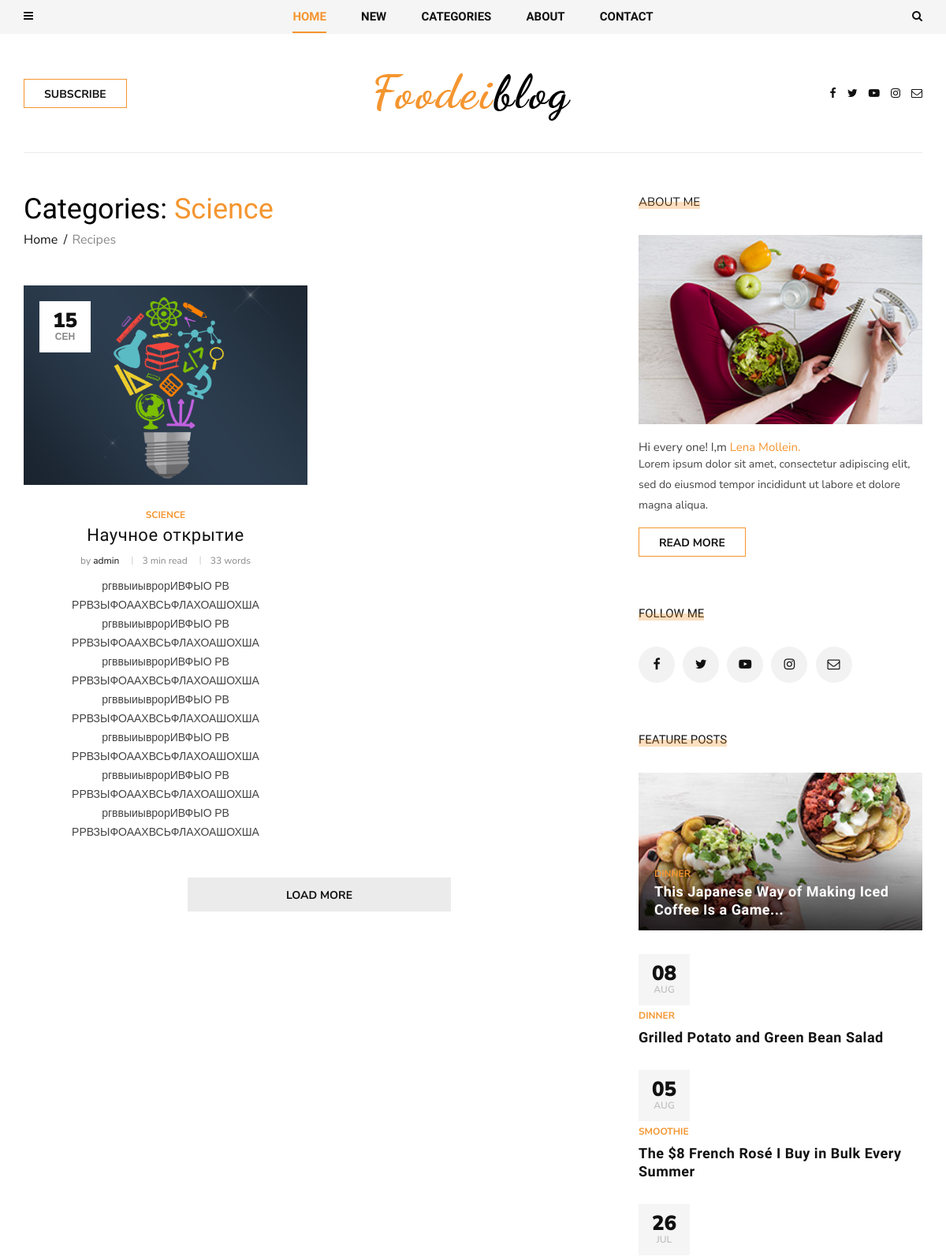
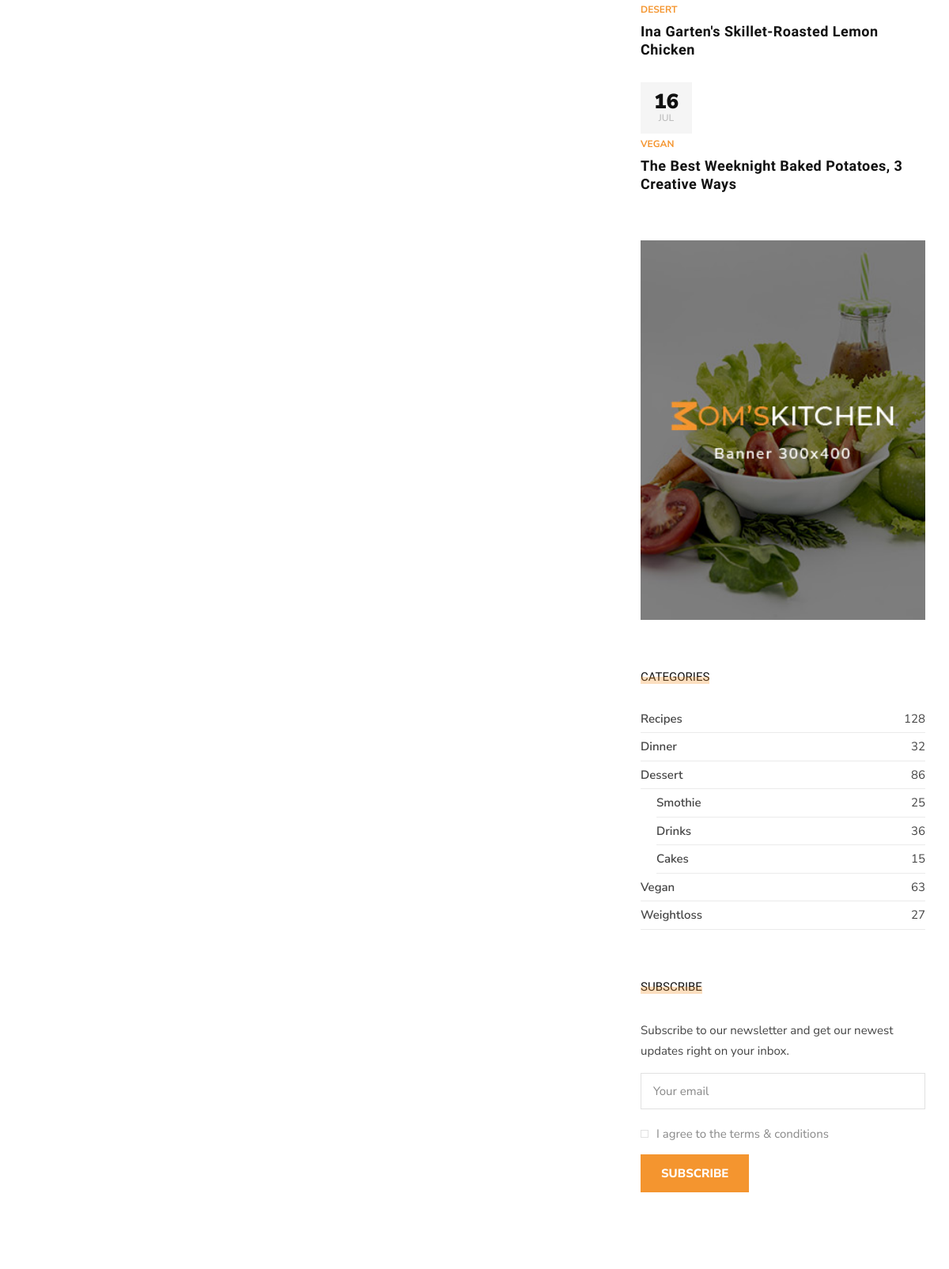
The app's page /science/ (upper part) with its own data (2 pictures, top to bottom).
### blog/models.py (models this page shows, shortened)
class Post(models.Model):
    author = models.ForeignKey(User , related_name="posts", on_delete=models.CASCADE)
    title = models.CharField(max_length=200, help_text="max length 200s")
    image = models.ImageField(upload_to='articles/')
    text = models.TextField(max_length=3000, help_text="max length 200s")
    category = models.ForeignKey(Category, related_name="post", on_delete=models.SET_NULL, null=True)
    tags = models.ManyToManyField(Tag, related_name="post")
    create_at = models.DateTimeField(auto_now_add=True)
    slug = models.SlugField(max_length=200, default='', help_text="max length 200s", unique=True)
    def get_absolute_url(self):
        return reverse("post_single", kwargs={"slug": self.category.slug, "post_slug": self.slug})
    def get_intopost(self):
        return self.intopost.all()

class Category(MPTTModel):
    name = models.CharField(max_length=100, help_text="max length 100s")
    slug = models.SlugField(max_length=100, help_text="max length 100s")
    parent = TreeForeignKey(
        'self',
        related_name='children',
        on_delete=models.SET_NULL,
        null=True,
        blank=True
    )
    def __str__(self):
        return self.name
    class MTTPMeta:
        order_insertion_by = ['name']

class IntoPost(models.Model):
    name = models.CharField(max_length=100, help_text="max length 100s")
    about = models.TextField()
    allpost = RichTextField()
    author = models.CharField(max_length=50, default='', help_text="max length 50s")
    country = models.CharField(max_length=50, default='', help_text='max length 50s')
    time_to_read = models.CharField(max_length=3, default='', help_text="add only numbers")
    sources = RichTextField(max_length=500, default='', help_text='max length 200s')
    header = models.CharField(max_length=200, default='', help_text='max length 200s')
    under_article = models.CharField(max_length=20, default='', help_text="max length 20s")
    def words(self):
        return len(self.allpost.split())
    post = models.ForeignKey(
        Post,
        related_name="intopost",
        on_delete=models.SET_NULL,
        null=True,
        blank=True
    )

### blog/views.py (the view)
# urls.py: path('<slug:slug>/', views.PostListView.as_view(), name="post_list"),
class PostListView(ListView):
    model = Post
    def get_queryset(self):
        return Post.objects.filter(category__slug=self.kwargs.get("slug")).select_related('category')

### blog/templatetags/menu_tags.py (called while the page is built)
def get_all_categories():
    return Category.objects.all()

@register.inclusion_tag('blog/include/tags/top_menu.html')
def get_categories():
    category = get_all_categories()
    return {"list_category": category}

@register.inclusion_tag('blog/include/tags/intopost.html')
def get_last_posts():
    posts = Post.objects.select_related("category").order_by("-id")[:5]
    return {"list_last_post": posts}

### templates/blog/post_list.html (shortened to what this page needs)
{% extends 'base.html' %}
{% block content %}
    <section class="categories categories-grid spad">
        <div class="categories__post">
            <div class="container">
                <div class="categories__grid__post">
                    <div class="row">
                        <div class="col-lg-8 col-md-8">
                            <div class="breadcrumb__text">
                                <h2>Categories: <span>{{ post_list.first.category.name }}</span></h2>
                                <div class="breadcrumb__option">
                                    <a href="#">Home</a>
                                    <span>Recipes</span>
                                </div>
                            </div>
                            <div class="row">
                                <div class="col-lg-6 col-md-6 col-sm-6">
                                    {% for post in post_list %}
                                    <div class="categories__post__item">
                                        <div class="categories__post__item__pic small__item set-bg"
                                            data-setbg="{{ post.image.url }}">
                                            <div class="post__meta">
                                                <h4>{{ post.create_at|date:"d" }}</h4>
                                                <span>{{ post.create_at|date:"M" }}</span>
                                            </div>
                                        </div>
                                        <div class="categories__post__item__text">
                                            <span class="post__label">{{ post.category }}</span>
                                            <h3><a href="{{ post.get_absolute_url }}">{{ post.title }}</a></h3>
                                            <ul class="post__widget">
                                                <li>by <span>{{ post.author }}</span></li>
                                                <li>3 min read</li>
                                                {% for intopost in post.get_intopost%}
                                                <li>{{ intopost.words }} words</li>
                                                {% endfor %}
                                            </ul>
                                            {% for intopost in post.get_intopost %}
                                            <p style="overflow: hidden; text-overflow: ' '; white-space: normal;">{{ intopost.about }}</p>
                                            {% endfor %}
                                        </div>
                                    </div>
                                   {% endfor %}
                                </div>
                                <div class="col-lg-12 text-center">
                                    <div class="load__more__btn">
                                        <a href="#">Load more</a>
                                    </div>
                                </div>
                            </div>
                        </div>
                        <div class="col-lg-4 col-md-4">
                            <div class="sidebar__item">
                                <div class="sidebar__about__item">
                                    <div class="sidebar__item__title">
                                        <h6>About me</h6>
                                    </div>
                                    <img src="img/sidebar/sidebar-about.jpg" alt="">
                                    <h6>Hi every one! I,m <span>Lena Mollein.</span></h6>
                                    <p>Lorem ipsum dolor sit amet, consectetur adipiscing elit, sed do eiusmod tempor
                                        incididunt ut labore et dolore magna aliqua.</p>
                                    <a href="#" class="primary-btn">Read more</a>
                                </div>
                                <div class="sidebar__follow__item">
                                    <div class="sidebar__item__title">
                                        <h6>Follow me</h6>
                                    </div>
                                    <div class="sidebar__item__follow__links">
                                        <a href="#"><i class="fa fa-facebook"></i></a>
                                        <a href="#"><i class="fa fa-twitter"></i></a>
                                        <a href="#"><i class="fa fa-youtube-play"></i></a>
                                        <a href="#"><i class="fa fa-instagram"></i></a>
                                        <a href="#"><i class="fa fa-envelope-o"></i></a>
                                    </div>
                                </div>
                                <div class="sidebar__feature__item">
                                    <div class="sidebar__item__title">
                                        <h6>Feature Posts</h6>
                                    </div>
                                    <div class="sidebar__feature__item__large set-bg"
                                        data-setbg="img/sidebar/feature-post.jpg">
                                        <div class="sidebar__feature__item__large--text">
                                            <span>Dinner</span>
                                            <h5><a href="#">This Japanese Way of Making Iced Coffee Is a Game...</a>
                                            </h5>
                                        </div>
                                    </div>
                                    <div class="sidebar__feature__item__list">
                                        <div class="sidebar__feature__item__list__single">
                                            <div class="post__meta">
                                                <h4>08</h4>
                                                <span>Aug</span>
                                            </div>
                                            <div class="post__text">
                                                <span>Dinner</span>
                                                <h5><a href="#">Grilled Potato and Green Bean Salad</a></h5>
                                            </div>
                                        </div>
                                        <div class="sidebar__feature__item__list__single">
                                            <div class="post__meta">
                                                <h4>05</h4>
                                                <span>Aug</span>
                                            </div>
                                            <div class="post__text">
                                                <span>Smoothie</span>
                                                <h5><a href="#">The $8 French Rosé I Buy in Bulk Every Summer</a></h5>
                                            </div>
                                        </div>
                                        <div class="sidebar__feature__item__list__single">
                                            <div class="post__meta">
                                                <h4>26</h4>
                                                <span>jul</span>
                                            </div>
                                            <div class="post__text">
                                                <span>Desert</span>
                                                <h5><a href="#">Ina Garten's Skillet-Roasted Lemon Chicken</a></h5>
                                            </div>
                                        </div>
                                        <div class="sidebar__feature__item__list__single">
                                            <div class="post__meta">
                                                <h4>16</h4>
                                                <span>jul</span>
                                            </div>
                                            <div class="post__text">
                                                <span>Vegan</span>
                                                <h5><a href="#">The Best Weeknight Baked Potatoes, 3 Creative Ways</a>
                                                </h5>
                                            </div>
                                        </div>
                                    </div>
                                </div>
                                <div class="sidebar__item__banner">
                                    <img src="img/sidebar/banner.jpg" alt="">
                                </div>
                                <div class="sidebar__item__categories">
                                    <div class="sidebar__item__title">
                                        <h6>Categories</h6>
                                    </div>
                                    <ul>
                                        <li><a href="#">Recipes <span>128</span></a></li>
                                        <li><a href="#">Dinner <span>32</span></a></li>
                                        <li><a href="#">Dessert <span>86</span></a></li>
                                        <li class="p-left"><a href="#">Smothie <span>25</span></a></li>
                                        <li class="p-left"><a href="#">Drinks <span>36</span></a></li>
                                        <li class="p-left"><a href="#">Cakes <span>15</span></a></li>
                                        <li><a href="#">Vegan <span>63</span></a></li>
                                        <li><a href="#">Weightloss <span>27</span></a></li>
                                    </ul>
                                </div>
                                <div class="sidebar__subscribe__item">
                                    <div class="sidebar__item__title">
                                        <h6>Subscribe</h6>
                                    </div>
                                    <p>Subscribe to our newsletter and get our newest updates right on your inbox.</p>
                                    <form action="#">
                                        <input type="text" class="email-input" placeholder="Your email">
                                        <label for="s-agree-check">
                                            I agree to the terms & conditions
                                            <span class="checkmark"></span>
                                        </label>
                                        <button type="submit" class="site-btn">Subscribe</button>
                                    </form>
                                </div>
                            </div>
                        </div>
                    </div>
                </div>
            </div>
        </div>
    </section>
{% endblock %}

### records on screen
Post: first.category.name "Science", create_at "15", create_at "СЕН", category "SCIENCE", title "Научное открытие", author "admin"
IntoPost: words "33", about "ргввыиыврорИВФЫО РВ РРВЗЫФОААХВСЬФЛАХОАШОХША ргввыиыврорИВФЫО РВ РРВЗЫФОААХВСЬФЛАХОАШОХША ргввыиыврорИВФЫО РВ РРВЗЫФОААХВСЬФЛАХОАШОХША ргввыиыврорИВФЫО РВ РРВЗЫФОААХВСЬФЛАХОАШОХША ргввыиыврорИВФЫО РВ РРВЗЫФОААХВСЬФЛАХОАШОХША ргввыиыврорИВФЫО РВ РРВЗЫФОААХВСЬФЛАХОАШОХША ргввыиыврорИВФЫО РВ РРВЗЫФОААХВСЬФЛАХОАШОХША"
